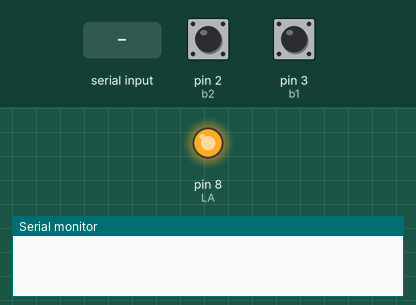
Recording of a sketch running on a simulated Arduino Uno, built with avr-gcc and run on an emulated ATmega328P. Shown: output pins drawn as LEDs (lit = HIGH), the last lines printed to the serial monitor. Inputs (shaded band) come from the test bench; at power-on: pin 2 (b2) HIGH, pin 3 (b1) HIGH.

Above: at 1.2 s.
1.3 s: pin 2 (b2) pulled LOW for 0.15 s
At 2.5 s:
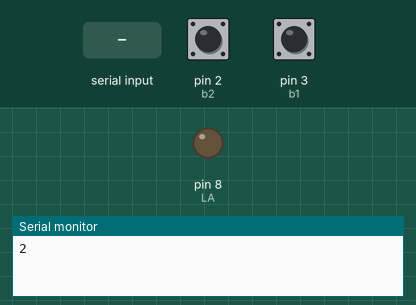
2.9 s: "W" received over Serial
At 3.7 s:
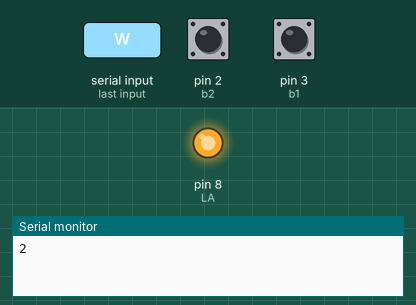
4.4 s: pin 2 (b2) pulled LOW for 1 s
At 4.8 s:
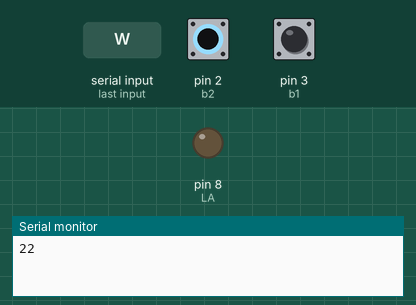
Timing chart, 0 to 7.4 s (numbered marks = the images above; inputs shaded):
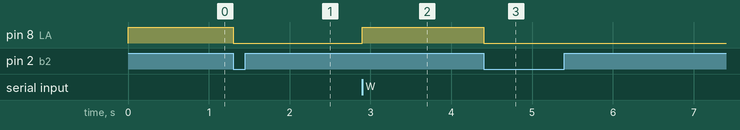

The sketch:

model__-A.ino
```cpp
int b1 = 3;
int b2 = 2;
int LA = 8;

char SA = 'W';//待機中かどうかの状態を表す

void setup(){
  Serial.begin(9600);//シリアル通信開始

  pinMode(b1,INPUT_PULLUP);//各ピンの役割決め
  pinMode(b2,INPUT_PULLUP);
  pinMode(LA,OUTPUT);
}

void loop(){
  if (SA == 'W'){//待機中なら
    digitalWrite(LA,HIGH);
    if (digitalRead(b1) == LOW){//b1が押された
      digitalWrite(LA,LOW);
      SA = '1';
    }
    else if (digitalRead(b2) == LOW){//b2が押された
      digitalWrite(LA,LOW);
      SA = '2';
    }
  }
  else{
    Serial.print(SA);
    while(Serial.available() == 0){}
    while(Serial.available() != 0){Serial.read();}
    SA = 'W';
  }
}
```

Measured:
- after the input at 1.3 s, pin 8 (LA): HIGH → LOW at once
- after the input at 2.9 s, pin 8 (LA): LOW → HIGH at once
- after the input at 4.4 s, pin 8 (LA): HIGH → LOW at once
